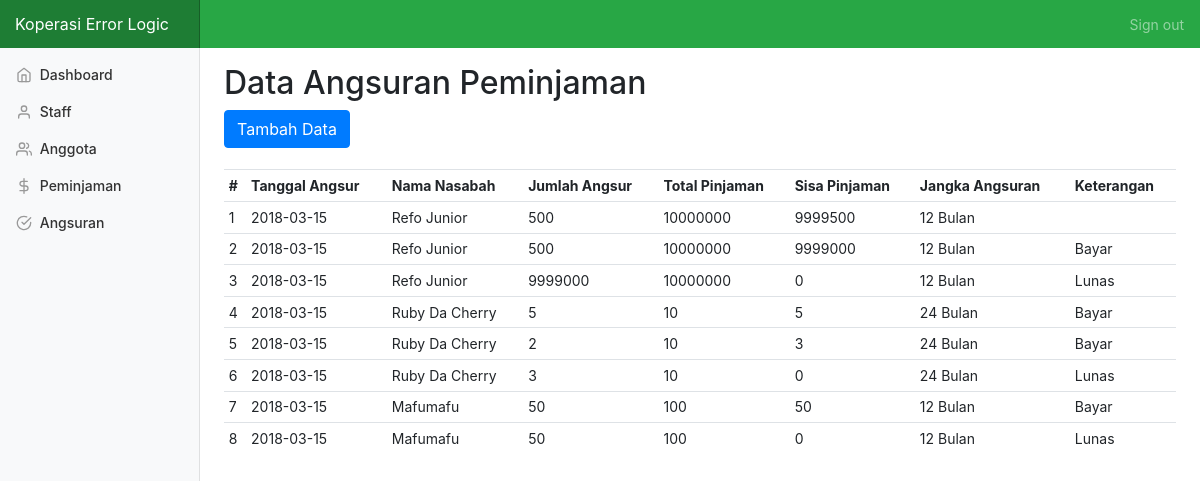
Before: /angsuran.php (signed in) with the older database file.
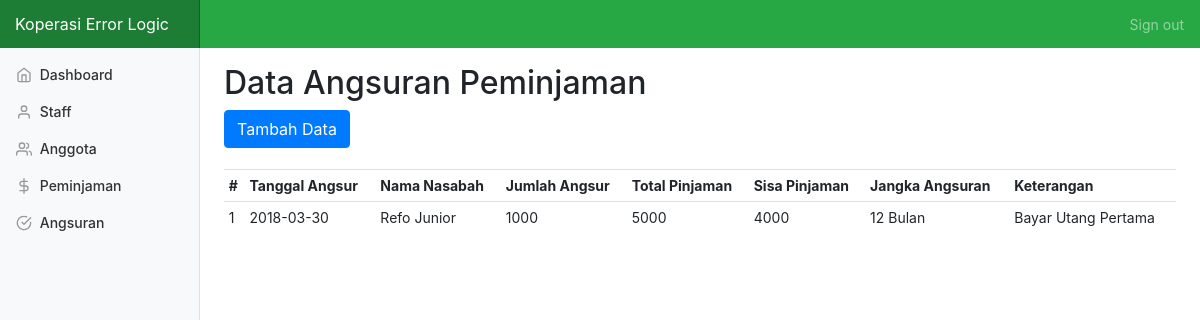
After: the same page with the newer database file.
### tables this page shows
CREATE TABLE `detail_angsuran` (
  `id_da` int(11) NOT NULL,
  `id_peminjaman` int(11) NOT NULL,
  `tanggal_angsur` date NOT NULL,
  `jumlah_angsur` int(11) NOT NULL,
  `sisa_pinjaman` int(11) NOT NULL,
  `keterangan_angsuran` varchar(255) NOT NULL
);

CREATE TABLE `nasabah` (
  `id_nasabah` int(11) NOT NULL,
  `ktp` int(11) NOT NULL,
  `nama_nasabah` varchar(100) NOT NULL,
  `tempat_lahir` varchar(30) NOT NULL,
  `tanggal_lahir` date NOT NULL,
  `jenis_kelamin` varchar(15) NOT NULL,
  `alamat` varchar(255) NOT NULL,
  `status` varchar(15) NOT NULL
);

CREATE TABLE `peminjaman` (
  `id_peminjaman` int(11) NOT NULL,
  `id_user` int(11) NOT NULL,
  `id_nasabah` int(11) NOT NULL,
  `id_angsuran` int(11) NOT NULL,
  `nama_peminjaman` varchar(100) NOT NULL,
  `jumlah` int(11) NOT NULL,
  `hutang` int(11) NOT NULL,
  `tanggal` date NOT NULL,
  `keterangan` varchar(100) NOT NULL,
  `lunas` varchar(1) NOT NULL
);

CREATE TABLE `angsuran` (
  `id_angsuran` int(11) NOT NULL,
  `nama_angsuran` varchar(20) NOT NULL,
  `bulan` int(11) NOT NULL
);

### proses/config.php (called while the page is built, shortened)
<?php
	$link = "$_SERVER[REQUEST_URI]";
    $url = '/kop/';
 ?>

### angsuran.php (the view, shortened to what this page needs)
<?php require_once "view/head.php"; ?>
  <?php require_once "view/sidebar.php"; ?>
    <h2>Data Angsuran Peminjaman</h2>
    <button type="button" class="btn btn-primary" data-toggle="modal" data-target="#addModal">
	  Tambah Data
	</button>
    <br><br>
    <div class="table-responsive">
      	<table class="table table-sm">
      		<tr>
      			<th>#</th>
      			<th>Tanggal Angsur</th>
      			<th>Nama Nasabah</th>
      			<th>Jumlah Angsur</th>
      			<th>Total Pinjaman</th>
      			<th>Sisa Pinjaman</th>
      			<th>Jangka Angsuran</th>
      			<th>Keterangan</th>
      		</tr>
      		<?php
      			$no = 1;
      			$query = mysqli_query($connect, "SELECT * FROM detail_angsuran
      				INNER JOIN peminjaman ON peminjaman.id_peminjaman=detail_angsuran.id_peminjaman
      				INNER JOIN nasabah ON nasabah.id_nasabah=peminjaman.id_nasabah
      				INNER JOIN angsuran ON angsuran.id_angsuran=peminjaman.id_angsuran ");
      			while($row = mysqli_fetch_array($query)){
      		?>
      		<tr>
      			<td><?= $no++ ?></td>
      			<td><?= $row['tanggal_angsur'] ?></td>
      			<td><?= $row['nama_nasabah'] ?></td>
      			<td><?= $row['jumlah_angsur'] ?></td>
      			<td><?= $row['jumlah'] ?></td>
      			<td><?= $row['sisa_pinjaman'] ?></td>
      			<td><?= $row['bulan'] ?> Bulan</td>
      			<td><?= $row['keterangan_angsuran'] ?></td>
      		</tr>
      		<?php } ?>
      	</table>
    </div>
  <?php require_once "view/footer.php" ?>

### view/head.php (shortened to what this page needs)
 <?php
    include_once "proses/config.php";
  ?>
<!doctype html>
<html lang="en">
  <head>
    <link href="css/bootstrap.min.css" rel="stylesheet">
    <link href="css/dashboard.css" rel="stylesheet">
  </head>
  <body>
    <nav class="navbar navbar-dark sticky-top bg-success flex-md-nowrap p-0">
      <a class="navbar-brand col-sm-3 col-md-2 mr-0" href="#">Koperasi Error Logic</a>
      <ul class="navbar-nav px-3">
        <li class="nav-item text-nowrap">
          <a class="nav-link" href="proses/logout.php">Sign out</a>
        </li>
      </ul>
    </nav>

### view/sidebar.php
<div class="container-fluid">
  <div class="row">
    <nav class="col-md-2 d-none d-md-block bg-light sidebar">
      <div class="sidebar-sticky">
        <ul class="nav flex-column">
          <li class="nav-item">
            <a class="nav-link <?php if($link == $url.'dashboard.php'){echo "active"; } ?>" href="dashboard.php">
              <span data-feather="home"></span>
              Dashboard <span class="sr-only">(current)</span>
            </a>
          </li>
          <li class="nav-item">
            <a class="nav-link <?php if($link == $url.'staff.php'){echo "active"; } ?>" href="staff.php">
              <span data-feather="user"></span>
              Staff
            </a>
          </li>
          <li class="nav-item">
            <a class="nav-link <?php if($link == $url.'anggota.php'){echo "active"; } ?>" href="anggota.php">
              <span data-feather="users"></span>
              Anggota
            </a>
          </li>
          <li class="nav-item">
            <a class="nav-link <?php if($link == $url.'peminjaman.php'){echo "active"; } ?>" href="peminjaman.php">
              <span data-feather="dollar-sign"></span>
              Peminjaman
            </a>
          </li>
          <li class="nav-item">
            <a class="nav-link <?php if($link == $url.'angsuran.php'){echo "active"; } ?>" href="angsuran.php">
              <span data-feather="check-circle"></span>
              Angsuran
            </a>
          </li>
        </ul>
      </div>
    </nav>
    <main role="main" class="col-md-9 ml-sm-auto col-lg-10 pt-3 px-4">

### view/footer.php (shortened to what this page needs)
 </main>
      </div>
    </div>
  </body>
</html>

### css/dashboard.css (style rules this page uses)
body { font-size: .875rem; }
.feather { width: 16px; height: 16px; vertical-align: text-bottom; }
.sidebar { position: fixed; top: 0; bottom: 0; left: 0; z-index: 100; padding: 0; box-shadow: inset -1px 0 0 rgba(0, 0, 0, .1); }
.sidebar-sticky { position: -webkit-sticky; position: sticky; top: 48px; height: calc(100vh - 48px); padding-top: .5rem; overflow-x: hidden; overflow-y: auto; }
.sidebar .nav-link { font-weight: 500; color: #333; }
.sidebar .nav-link .feather { margin-right: 4px; color: #999; }
.navbar-brand { padding-top: .75rem; padding-bottom: .75rem; font-size: 1rem; background-color: rgba(0, 0, 0, .25); box-shadow: inset -1px 0 0 rgba(0, 0, 0, .25); }

Changed rows visible on the page:
removed detail_angsuran: tanggal_angsur "2018-03-15", nasabah.nama_nasabah "Refo Junior", jumlah_angsur "500", id_peminjaman.jumlah "10000000", sisa_pinjaman "9999500", angsuran.bulan "12"
removed detail_angsuran: tanggal_angsur "2018-03-15", nasabah.nama_nasabah "Refo Junior", jumlah_angsur "500", id_peminjaman.jumlah "10000000", sisa_pinjaman "9999000", angsuran.bulan "12", keterangan_angsuran "Bayar"
removed detail_angsuran: tanggal_angsur "2018-03-15", nasabah.nama_nasabah "Refo Junior", jumlah_angsur "9999000", id_peminjaman.jumlah "10000000", sisa_pinjaman "0", angsuran.bulan "12", keterangan_angsuran "Lunas"
removed detail_angsuran: tanggal_angsur "2018-03-15", nasabah.nama_nasabah "Ruby Da Cherry", jumlah_angsur "5", id_peminjaman.jumlah "10", sisa_pinjaman "5", angsuran.bulan "24", keterangan_angsuran "Bayar"
removed detail_angsuran: tanggal_angsur "2018-03-15", nasabah.nama_nasabah "Ruby Da Cherry", jumlah_angsur "2", id_peminjaman.jumlah "10", sisa_pinjaman "3", angsuran.bulan "24", keterangan_angsuran "Bayar"
removed detail_angsuran: tanggal_angsur "2018-03-15", nasabah.nama_nasabah "Ruby Da Cherry", jumlah_angsur "3", id_peminjaman.jumlah "10", sisa_pinjaman "0", angsuran.bulan "24", keterangan_angsuran "Lunas"
removed detail_angsuran: tanggal_angsur "2018-03-15", nasabah.nama_nasabah "Mafumafu", jumlah_angsur "50", id_peminjaman.jumlah "100", sisa_pinjaman "50", angsuran.bulan "12", keterangan_angsuran "Bayar"
removed detail_angsuran: tanggal_angsur "2018-03-15", nasabah.nama_nasabah "Mafumafu", jumlah_angsur "50", id_peminjaman.jumlah "100", sisa_pinjaman "0", angsuran.bulan "12", keterangan_angsuran "Lunas"
added detail_angsuran: tanggal_angsur "2018-03-30", nasabah.nama_nasabah "Refo Junior", jumlah_angsur "1000", id_peminjaman.jumlah "5000", sisa_pinjaman "4000", angsuran.bulan "12", keterangan_angsuran "Bayar Utang Pertama"
